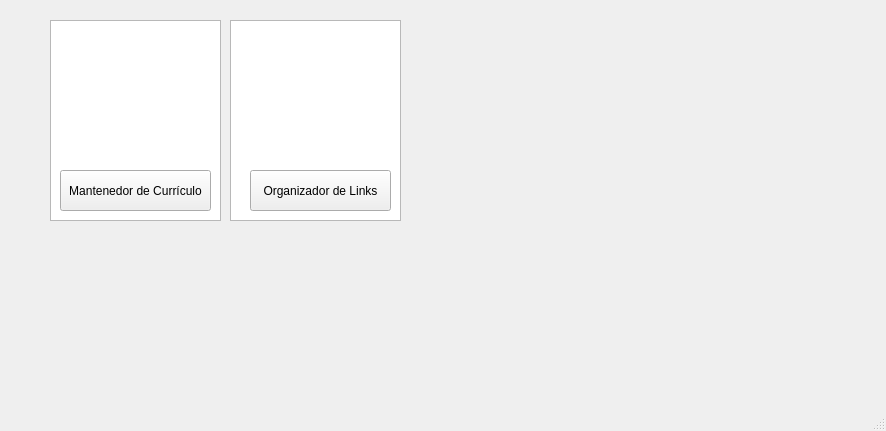
<?xml version="1.0" encoding="UTF-8"?>
<ui version="4.0">
 <class>MainWindow</class>
 <widget class="QMainWindow" name="MainWindow">
  <property name="geometry">
   <rect>
    <x>0</x>
    <y>0</y>
    <width>886</width>
    <height>431</height>
   </rect>
  </property>
  <property name="sizePolicy">
   <sizepolicy hsizetype="Expanding" vsizetype="Expanding">
    <horstretch>0</horstretch>
    <verstretch>0</verstretch>
   </sizepolicy>
  </property>
  <property name="minimumSize">
   <size>
    <width>200</width>
    <height>100</height>
   </size>
  </property>
  <property name="windowTitle">
   <string>MainWindow</string>
  </property>
  <widget class="QWidget" name="centralwidget">
   <widget class="QColumnView" name="columnView">
    <property name="geometry">
     <rect>
      <x>50</x>
      <y>20</y>
      <width>171</width>
      <height>201</height>
     </rect>
    </property>
   </widget>
   <widget class="QPushButton" name="btnResumeEditor">
    <property name="geometry">
     <rect>
      <x>60</x>
      <y>170</y>
      <width>151</width>
      <height>41</height>
     </rect>
    </property>
    <property name="text">
     <string>Mantenedor de Currículo</string>
    </property>
   </widget>
   <widget class="QPushButton" name="btnLinkOrganizer">
    <property name="geometry">
     <rect>
      <x>250</x>
      <y>170</y>
      <width>141</width>
      <height>41</height>
     </rect>
    </property>
    <property name="text">
     <string>Organizador de Links</string>
    </property>
   </widget>
   <widget class="QColumnView" name="columnView_2">
    <property name="geometry">
     <rect>
      <x>230</x>
      <y>20</y>
      <width>171</width>
      <height>201</height>
     </rect>
    </property>
   </widget>
   <zorder>columnView_2</zorder>
   <zorder></zorder>
   <zorder>columnView</zorder>
   <zorder>btnResumeEditor</zorder>
   <zorder>btnLinkOrganizer</zorder>
  </widget>
  <widget class="QMenuBar" name="menubar">
   <property name="geometry">
    <rect>
     <x>0</x>
     <y>0</y>
     <width>886</width>
     <height>21</height>
    </rect>
   </property>
  </widget>
  <widget class="QStatusBar" name="statusbar"/>
 </widget>
 <resources/>
 <connections/>
</ui>
